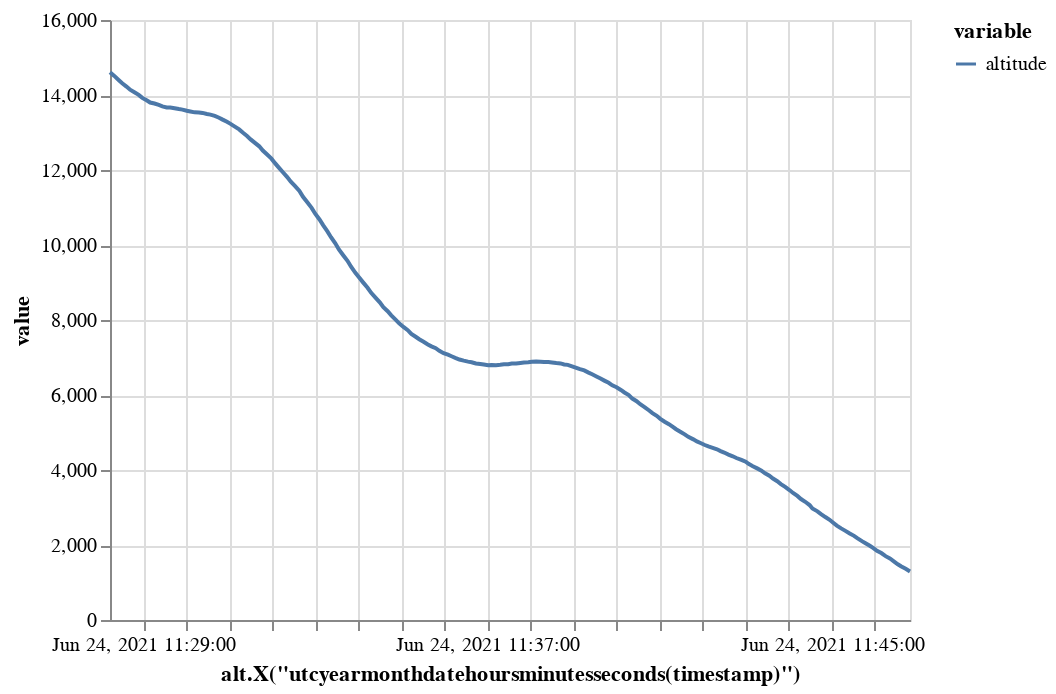

The notebook cell this image was saved under:
### Code cell
traffic[1].chart("altitude").encode()

### Figure 1 — Vega-Lite specification as saved in the notebook (floating-point values rounded to 4 significant figures; data arrays with more than 128 entries replaced by an {"elided": "..."} marker saying what was removed)
{"config": {"view": {"continuousWidth": 400, "continuousHeight": 300}}, "data": {"name": "data-79e9382ff1e1d43045e1253ef834e5c2"}, "mark": "line", "encoding": {"color": {"type": "nominal", "field": "variable"}, "x": {"type": "temporal", "field": "timestamp", "timeUnit": "utcyearmonthdatehoursminutesseconds", "title": "alt.X(\"utcyearmonthdatehoursminutesseconds(timestamp)\")"}, "y": {"type": "quantitative", "field": "value"}}, "transform": [{"fold": ["altitude"], "as": ["variable", "value"]}], "$schema": "https://vega.github.io/schema/vega-lite/v4.8.1.json", "datasets": {"data-79e9382ff1e1d43045e1253ef834e5c2": {"elided": "200 records"}}}
